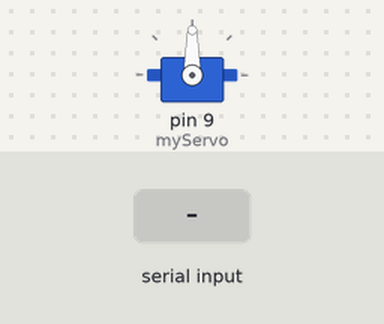
Bench run of a sketch on a simulated Arduino Uno, built with avr-gcc and run on an emulated ATmega328P. Shown: servo. The test bench sets the inputs (shaded band).

Above: at 1.2 s.
1.3 s: "1" received over Serial
At 1.45 s:
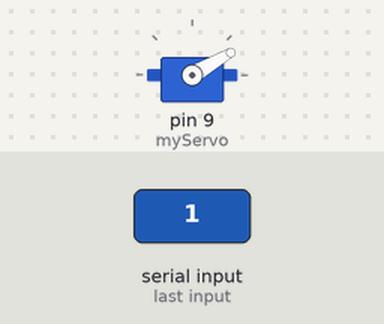
At 2.8 s:
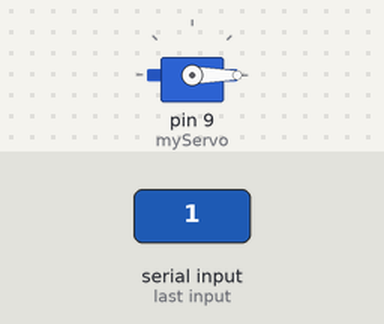
Timing chart, 0 to 4.3 s (numbered marks = the images above; inputs shaded):
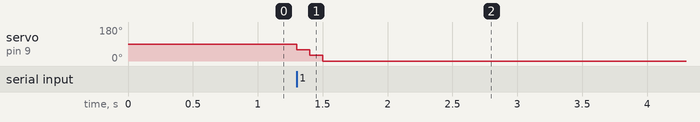

The sketch:

voice_armcontrol.ino
```cpp
#include <Servo.h>

Servo myServo;

// Stores position of servo
int pos = 90;

void setup() {
  Serial.begin(9600);
  myServo.attach(9);
  myServo.write(pos);
}

void loop() {

  // Moves servo left
  if(Serial.available() == 1) {
    pos -= 30;
    myServo.write(pos);
    delay(100);
  }

  // Moves servo right
  if(Serial.available() == 2) {
    pos += 30;
    myServo.write(0);
    delay(100);
  }

  // Moves servo center position
  if(Serial.available() == 3) {
    pos = 90;
    myServo.write(pos);
    delay(100);
  }

}
```

Measured:
- after the input at 1.3 s, servo on pin 9 (myServo): 90° → 60° at once, → 30° 0.10 s later, → 0° 0.10 s later
